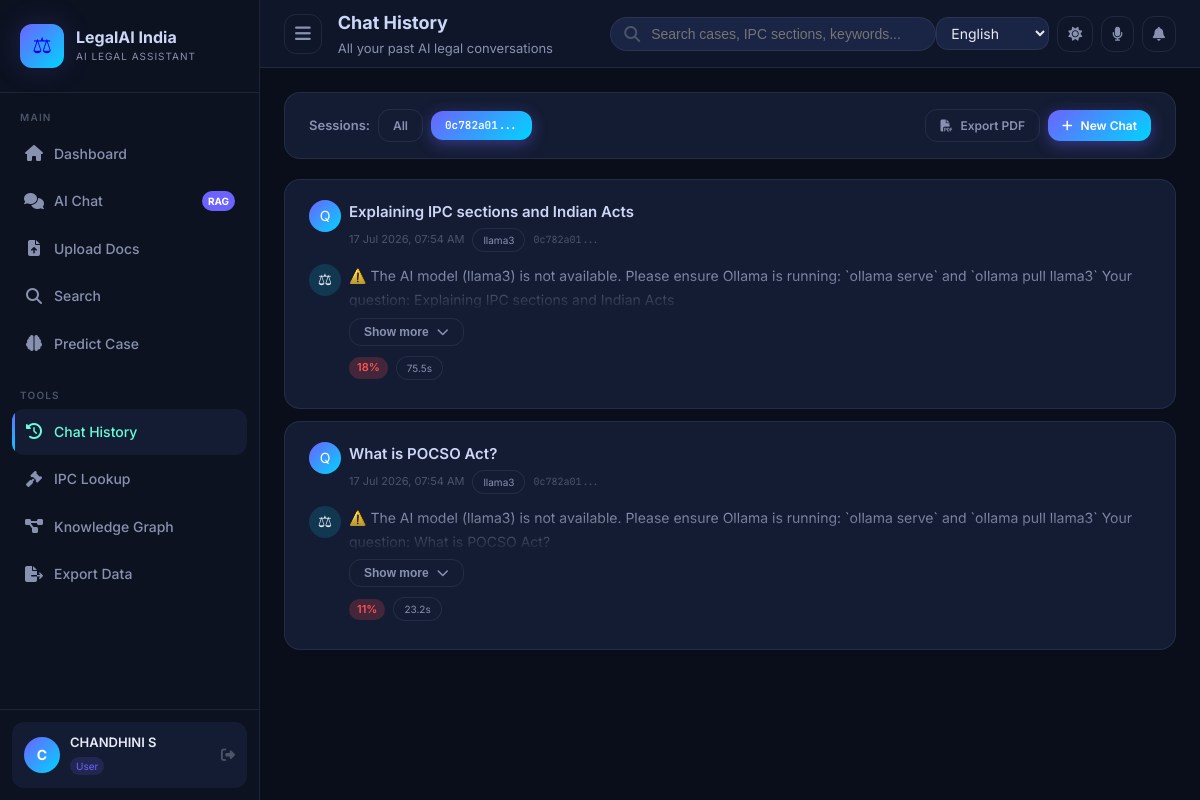
Screenshot of /history?session=0c782a01-40fc-40eb-b54a-260f3c66af64 (signed in) with the database file from the repository.
### schema.py (models this page shows, shortened)
class User(UserMixin, db.Model):
    __tablename__ = "users"
    id: Mapped[int] = mapped_column(Integer, primary_key=True)
    username: Mapped[str] = mapped_column(String(80), unique=True, nullable=False, index=True)
    email: Mapped[str] = mapped_column(String(120), unique=True, nullable=False, index=True)
    password_hash: Mapped[str] = mapped_column(String(256), nullable=False)
    role: Mapped[str] = mapped_column(String(20), default="user", nullable=False)
    full_name: Mapped[Optional[str]] = mapped_column(String(150), nullable=True)
    is_active: Mapped[bool] = mapped_column(Boolean, default=True, nullable=False)
    is_verified: Mapped[bool] = mapped_column(Boolean, default=True, nullable=False)
    profile_pic: Mapped[Optional[str]] = mapped_column(String(255), nullable=True)
    last_login: Mapped[Optional[datetime]] = mapped_column(DateTime, nullable=True)
    created_at: Mapped[datetime] = mapped_column(DateTime, default=datetime.utcnow, nullable=False)
    updated_at: Mapped[Optional[datetime]] = mapped_column(
        DateTime, default=datetime.utcnow, onupdate=datetime.utcnow
    )
    documents: Mapped[list["Document"]] = relationship("Document", backref="owner", lazy="dynamic")
    chats: Mapped[list["ChatHistory"]] = relationship("ChatHistory", backref="user", lazy="dynamic")
    searches: Mapped[list["SearchHistory"]] = relationship("SearchHistory", backref="user", lazy="dynamic")
    predictions: Mapped[list["Prediction"]] = relationship("Prediction", backref="user", lazy="dynamic")

class ChatHistory(db.Model):
    __tablename__ = "chat_history"
    id: Mapped[int] = mapped_column(Integer, primary_key=True)
    session_id: Mapped[str] = mapped_column(String(64), nullable=False, index=True)
    question: Mapped[str] = mapped_column(Text, nullable=False)
    answer: Mapped[str] = mapped_column(Text, nullable=False)
    context_docs: Mapped[Optional[str]] = mapped_column(Text, nullable=True)   # JSON list
    sources: Mapped[Optional[str]] = mapped_column(Text, nullable=True)        # JSON list
    model_used: Mapped[Optional[str]] = mapped_column(String(50), nullable=True)
    language: Mapped[str] = mapped_column(String(10), default="en")
    confidence_score: Mapped[float] = mapped_column(Float, default=0.0)
    similarity_score: Mapped[float] = mapped_column(Float, default=0.0)
    hallucination_flag: Mapped[bool] = mapped_column(Boolean, default=False)
    hallucination_score: Mapped[float] = mapped_column(Float, default=0.0)
    response_time: Mapped[float] = mapped_column(Float, default=0.0)
    tokens_used: Mapped[int] = mapped_column(Integer, default=0)
    citations: Mapped[Optional[str]] = mapped_column(Text, nullable=True)      # JSON list
    is_helpful: Mapped[Optional[bool]] = mapped_column(Boolean, nullable=True)
    user_id: Mapped[Optional[int]] = mapped_column(Integer, ForeignKey("users.id"), nullable=True)
    created_at: Mapped[datetime] = mapped_column(DateTime, default=datetime.utcnow, nullable=False)
    def to_dict(self) -> dict:
        return {
            "id": self.id,
            "session_id": self.session_id,
            "question": self.question,
            "answer": self.answer,
            "sources": json.loads(self.sources) if self.sources else [],
            "model_used": self.model_used,
            "language": self.language,
            "confidence_score": self.confidence_score,
            "hallucination_flag": self.hallucination_flag,
            "response_time": self.response_time,
            "citations": json.loads(self.citations) if self.citations else [],
            "created_at": str(self.created_at),
        }

### app.py (the view)
@app.route("/history")
@login_required
def history():
    page = int(request.args.get("page", 1))
    session_filter = request.args.get("session", "")
    q = ChatHistory.query.filter_by(user_id=current_user.id)
    if session_filter:
        q = q.filter_by(session_id=session_filter)
    total = q.count()
    chats = q.order_by(ChatHistory.created_at.desc()).paginate(
        page=page, per_page=ITEMS_PER_PAGE, error_out=False
    )
    sessions = db.session.query(ChatHistory.session_id).filter_by(
        user_id=current_user.id
    ).distinct().limit(20).all()
    return render_template("history.html" if Path("templates/history.html").exists() else "chat.html",
                           chats=chats,
                           total=total,
                           sessions=[s[0] for s in sessions],
                           current_session=session_filter)

### app.py (called while the page is built)
@login_manager.user_loader
def load_user(user_id):
    return User.query.get(int(user_id))

@app.context_processor
def inject_globals():
    return {
        "app_name": "⚖ LegalAI India",
        "supported_languages": SUPPORTED_LANGUAGES,
        "case_categories": CASE_CATEGORIES,
        "current_year": datetime.now().year,
        "ollama_models": OLLAMA_AVAILABLE_MODELS,
        "enable_voice": ENABLE_VOICE,
        "enable_ocr": ENABLE_OCR,
        "enable_translation": ENABLE_TRANSLATION,
    }

@app.template_filter("format_date")
def format_date(dt_str):
    try:
        dt = datetime.strptime(str(dt_str)[:19], "%Y-%m-%d %H:%M:%S")
        return dt.strftime("%d %b %Y, %I:%M %p")
    except Exception:
        return str(dt_str)

@app.template_filter("truncate_smart")
def truncate_smart(text, length=100):
    if not text:
        return ""
    text = str(text)
    if len(text) <= length:
        return text
    return text[:length].rsplit(' ', 1)[0] + "..."

### templates/history.html (shortened to what this page needs)
{% extends "base.html" %}
{% block page_title %}Chat History{% endblock %}
{% block page_subtitle %}All your past AI legal conversations{% endblock %}
{% block content %}
<div class="grid grid-2" style="gap:20px;">
  <div style="grid-column:1/-1;">
    <div class="card" style="padding:16px 24px;">
      <div class="flex items-center gap-2" style="flex-wrap:wrap;">
        <span style="font-size:13px;font-weight:600;color:var(--text-secondary);">Sessions:</span>
        <a href="{{ url_for('history') }}" class="btn {% if not current_session %}btn-primary{% else %}btn-ghost{% endif %} btn-sm">All</a>
        {% for s in sessions %}
        <a href="{{ url_for('history', session=s) }}"
           class="btn {% if current_session == s %}btn-primary{% else %}btn-ghost{% endif %} btn-sm"
           style="font-family:var(--font-mono);font-size:11px;">
          {{ s[:8] }}...
        </a>
        {% endfor %}
        <a href="{{ url_for('export_chat_pdf') }}" class="btn btn-ghost btn-sm" style="margin-left:auto;">
          <i class="fas fa-file-pdf"></i> Export PDF
        </a>
        <a href="{{ url_for('chat') }}" class="btn btn-primary btn-sm">
          <i class="fas fa-plus"></i> New Chat
        </a>
      </div>
    </div>
  </div>
  <div style="grid-column:1/-1;">
    {% if chats.items %}
    <div style="display:flex;flex-direction:column;gap:12px;">
      {% for chat in chats.items %}
      <div class="card" style="overflow:visible;">
        <div class="card-body">
          <div class="flex gap-2" style="margin-bottom:12px;">
            <div style="width:32px;height:32px;border-radius:50%;background:var(--gradient-primary);display:flex;align-items:center;justify-content:center;font-size:14px;color:white;flex-shrink:0;">Q</div>
            <div style="flex:1;">
              <div style="font-size:15px;font-weight:600;color:var(--text-heading);">{{ chat.question }}</div>
              <div class="flex gap-2" style="margin-top:4px;flex-wrap:wrap;align-items:center;">
                <span style="font-size:11px;color:var(--text-muted);">{{ chat.created_at | format_date }}</span>
                {% if chat.model_used %}
                <span class="tag" style="font-size:10px;">{{ chat.model_used }}</span>
                {% endif %}
                <span style="font-family:var(--font-mono);font-size:10px;color:var(--text-muted);">{{ (chat.session_id or '')[:8] }}...</span>
              </div>
            </div>
          </div>
          <div class="flex gap-2">
            <div style="width:32px;height:32px;border-radius:50%;background:rgba(0,212,255,0.15);display:flex;align-items:center;justify-content:center;font-size:16px;flex-shrink:0;">⚖</div>
            <div style="flex:1;">
              <div style="font-size:14px;color:var(--text-secondary);line-height:1.7;max-height:120px;overflow:hidden;position:relative;" id="ans-{{ chat.id }}">
                {{ chat.answer | truncate_smart(400) }}
                <div style="position:absolute;bottom:0;left:0;right:0;height:40px;background:linear-gradient(transparent,var(--bg-card));pointer-events:none;" id="fade-{{ chat.id }}"></div>
              </div>
              <button onclick="expandAnswer({{ chat.id }})" id="expand-{{ chat.id }}" class="btn btn-ghost btn-sm" style="margin-top:6px;font-size:12px;">
                Show more <i class="fas fa-chevron-down"></i>
              </button>
              <div class="flex gap-2" style="margin-top:10px;flex-wrap:wrap;align-items:center;">
                {% if chat.confidence_score %}
                <span class="confidence-badge {% if chat.confidence_score > 0.7 %}confidence-high{% elif chat.confidence_score > 0.4 %}confidence-medium{% else %}confidence-low{% endif %}">
                  {{ "%.0f"|format(chat.confidence_score * 100) }}%
                </span>
                {% endif %}
                {% if chat.response_time %}
                <span class="tag" style="font-size:10px;">{{ "%.1f"|format(chat.response_time) }}s</span>
                {% endif %}
              </div>
            </div>
          </div>
        </div>
      </div>
      {% endfor %}
    </div>
    {% endif %}
  </div>
</div>
{% endblock %}

### templates/base.html (shortened to what this page needs)
<!DOCTYPE html>
<html lang="en" data-theme="dark">
<head>
  <link rel="stylesheet" href="https://cdnjs.cloudflare.com/ajax/libs/font-awesome/6.5.0/css/all.min.css">
  <link rel="stylesheet" href="{{ url_for('static', filename='style.css') }}">
</head>
<body>
{% if current_user.is_authenticated %}
<div class="app-wrapper">
  <aside class="sidebar" id="sidebar">
    <a href="{{ url_for('index') }}" class="sidebar-logo">
      <div class="logo-icon">⚖</div>
      <div class="logo-text">
        <div class="logo-title">LegalAI India</div>
        <div class="logo-subtitle">AI Legal Assistant</div>
      </div>
    </a>
    <nav class="sidebar-nav">
      <div class="nav-section">
        <div class="nav-section-title">Main</div>
        <a href="{{ url_for('index') }}" class="nav-item {% if request.endpoint == 'index' %}active{% endif %}">
          <span class="nav-icon"><i class="fas fa-home"></i></span>
          <span>Dashboard</span>
        </a>
        <a href="{{ url_for('chat') }}" class="nav-item {% if request.endpoint == 'chat' %}active{% endif %}">
          <span class="nav-icon"><i class="fas fa-comments"></i></span>
          <span>AI Chat</span>
          <span class="nav-badge">RAG</span>
        </a>
        <a href="{{ url_for('upload') }}" class="nav-item {% if request.endpoint == 'upload' %}active{% endif %}">
          <span class="nav-icon"><i class="fas fa-file-upload"></i></span>
          <span>Upload Docs</span>
        </a>
        <a href="{{ url_for('search') }}" class="nav-item {% if request.endpoint == 'search' %}active{% endif %}">
          <span class="nav-icon"><i class="fas fa-search"></i></span>
          <span>Search</span>
        </a>
        <a href="{{ url_for('predict') }}" class="nav-item {% if request.endpoint == 'predict' %}active{% endif %}">
          <span class="nav-icon"><i class="fas fa-brain"></i></span>
          <span>Predict Case</span>
        </a>
      </div>
      <div class="nav-section">
        <div class="nav-section-title">Tools</div>
        <a href="{{ url_for('history') }}" class="nav-item {% if request.endpoint == 'history' %}active{% endif %}">
          <span class="nav-icon"><i class="fas fa-history"></i></span>
          <span>Chat History</span>
        </a>
        <a href="/search?mode=ipc" class="nav-item">
          <span class="nav-icon"><i class="fas fa-gavel"></i></span>
          <span>IPC Lookup</span>
        </a>
        <a href="#" onclick="toggleKnowledgeGraph(event)" class="nav-item">
          <span class="nav-icon"><i class="fas fa-project-diagram"></i></span>
          <span>Knowledge Graph</span>
        </a>
        <a href="{{ url_for('export_docs_csv') }}" class="nav-item">
          <span class="nav-icon"><i class="fas fa-file-export"></i></span>
          <span>Export Data</span>
        </a>
      </div>
    </nav>
    <div class="sidebar-footer">
      <div class="user-card" onclick="location.href='{{ url_for('logout') }}'">
        <div class="user-avatar">
          {{ (current_user.full_name or current_user.username)[0].upper() }}
        </div>
        <div class="user-info">
          <div class="user-name">{{ current_user.full_name or current_user.username }}</div>
          <span class="user-role">{{ current_user.role }}</span>
        </div>
        <i class="fas fa-sign-out-alt" style="color: var(--text-muted); font-size: 14px;"></i>
      </div>
    </div>
  </aside>
  <main class="main-content">
    <header class="topbar">
      <div class="topbar-left">
        <button onclick="toggleSidebar()" class="btn btn-ghost btn-icon" style="font-size:18px;">
          <i class="fas fa-bars"></i>
        </button>
        <div>
          <div class="page-title">{% block page_title %}Dashboard{% endblock %}</div>
          <div class="page-subtitle">{% block page_subtitle %}AI Legal Assistant for Indian Law{% endblock %}</div>
        </div>
      </div>
      <div class="topbar-search">
        <i class="fas fa-search search-icon"></i>
        <input type="text" placeholder="Search cases, IPC sections, keywords..."
               id="globalSearch" onkeydown="if(event.key==='Enter') window.location='/search?q='+this.value">
      </div>
      <div class="topbar-actions">
        <select id="langSelector" class="form-control" style="width:auto;padding:6px 10px;" onchange="setLanguage(this.value)">
          {% for code, name in supported_languages.items() %}
          <option value="{{ code }}" {% if code == 'en' %}selected{% endif %}>{{ name }}</option>
          {% endfor %}
        </select>
        <button onclick="toggleTheme()" class="btn btn-ghost btn-icon" id="themeToggle" data-tooltip="Toggle Theme">
          <i class="fas fa-moon" id="themeIcon"></i>
        </button>
        {% if enable_voice %}
        <button onclick="toggleVoice()" class="btn btn-ghost btn-icon" id="voiceBtn" data-tooltip="Voice Input">
          <i class="fas fa-microphone"></i>
        </button>
        {% endif %}
        <button class="btn btn-ghost btn-icon" data-tooltip="Notifications">
          <i class="fas fa-bell"></i>
        </button>
      </div>
    </header>
    <div class="content-area">
      {% block content %}{% endblock %}
    </div>
  </main>
</div>
{% else %}
{% block auth_content %}{% endblock %}
{% endif %}
</body>
</html>

### templates/base.html (style rules this page uses)
html { transition: color-scheme 0.3s; }

### rows the page displays
User: full_name "C", full_name "CHANDHINI S", role "User"
ChatHistory: question "Explaining IPC sections and Indian Acts", created_at "17 Jul 2026, 07:54 AM", model_used "llama3", session_id "0c782a01", answer "⚠️ The AI model (llama3) is not available. Please ensure Ollama is running: `ollama serve` and `ollama pull llama3` Your question: Explaining IPC sections and Indian Acts", chat.confidence_score*100 "18", response_time "75.5"
ChatHistory: question "What is POCSO Act?", created_at "17 Jul 2026, 07:54 AM", model_used "llama3", session_id "0c782a01", answer "⚠️ The AI model (llama3) is not available. Please ensure Ollama is running: `ollama serve` and `ollama pull llama3` Your question: What is POCSO Act?", {{ chat.id }} 4 (drawn), chat.confidence_score*100 "11", response_time "23.2"

### other values shown
{{ s[:8] }} "0c782a01"
form field value "English"
